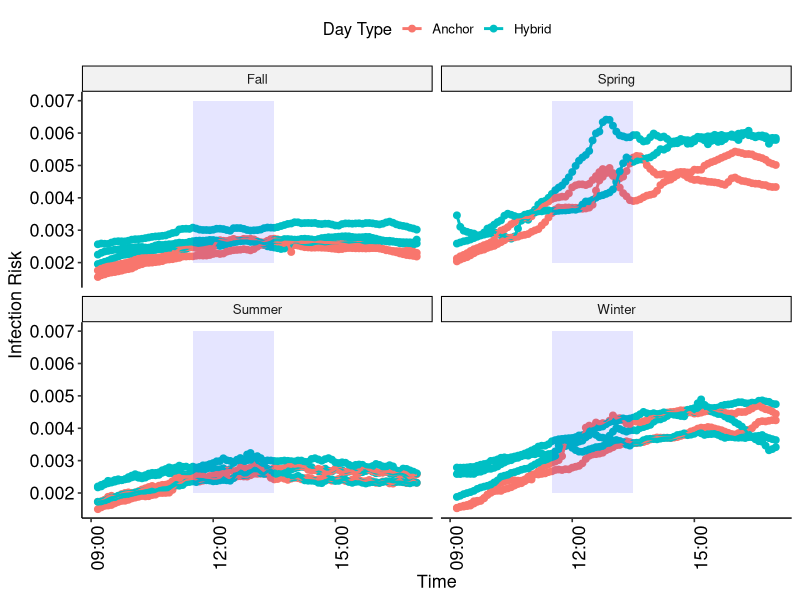
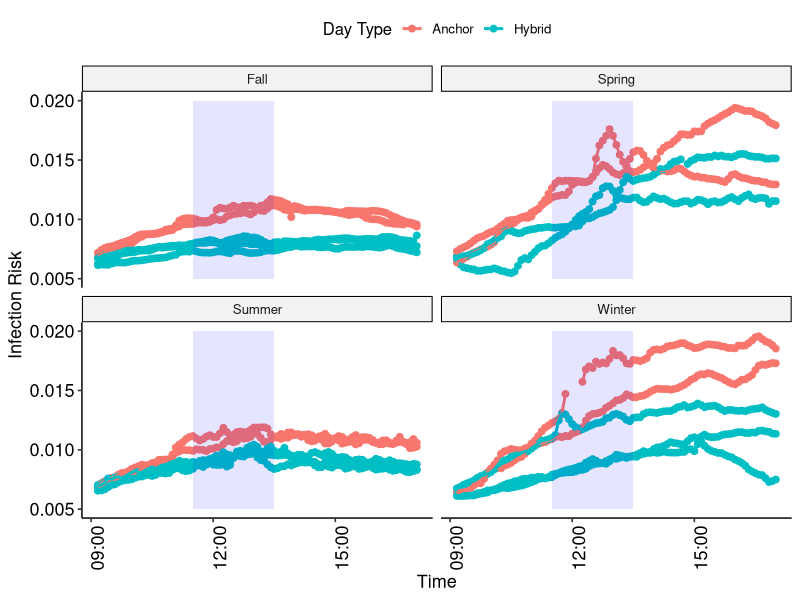
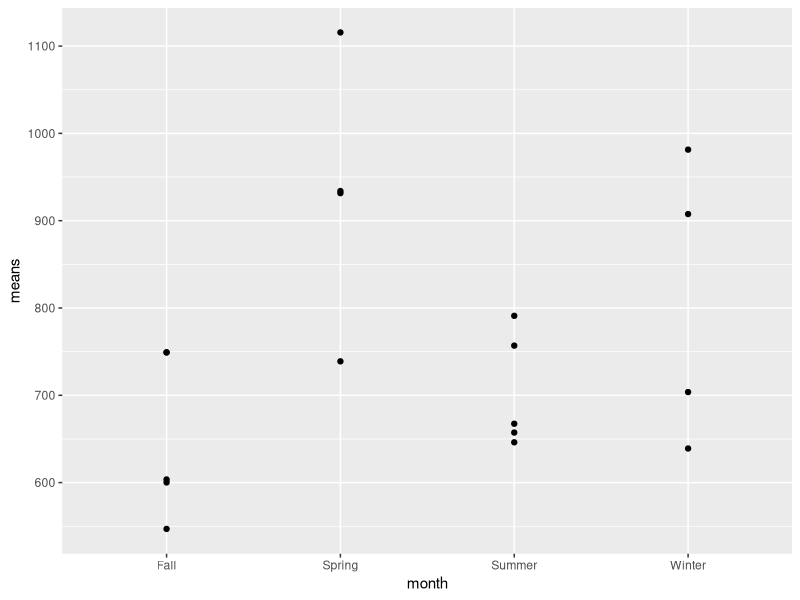

Source code (R) for these figures, in order:
library(readxl)

sensordata<- read_excel("sensor_data_combined_risk_v5_final.xlsx")

#-----------Setting Parameters-------------------------------------------------------------------

C.0<-400/1000000 #assumed ambient CO2 ppm convert to fraction
I<-1 #number of infectors (assumed)
q<-20 #quantum generation rate per person (quanta/hr), from Iwamura & Tsutsumi 2023
t<-5/60 #total exposure time (5 min in units of hr)
C.a<-0.038 #Rudnick & Milton (volume fraction of CO2 added to exhaled breath during breathing)

#calculating f (from Rudnick & Milton) per time point per sensor
sensordata$f.1<-(as.numeric(sensordata$`Sensor 1 CO2`)-C.0)/1000000/C.a
sensordata$f.2<-(as.numeric(sensordata$`Sensor 2 CO2`)-C.0)/1000000/C.a

#averaging f across the two sensors with equation #3
sensordata$f<-sensordata$f.1+sensordata$f.2/2

#----------------------Infection Risk assuming 1 Infected Person in Total Occupancy----------------------

#calculating infection risk with Rudnick & Milton equation #8
sensordata$infectionrisk<-1-exp(-sensordata$f*I*q*t/sensordata$n)

require(ggplot2)
require(ggpubr)

startlunch<-as.POSIXct("1899-12-31 11:30:00")
endlunch<-as.POSIXct("1899-12-31 1:30:00")

ggplot(data=sensordata[sensordata$`Day Type`!="None",],aes(x=Time,y=infectionrisk,group=Day,color=`Day Type`))+geom_point(size=2)+geom_line(size=1)+
  facet_wrap(~Month)+
  scale_x_datetime(name="Time")+
  scale_y_continuous(name="Infection Risk")+
  theme_pubr()+
  annotate("rect",xmin=sensordata$Time[29],xmax=sensordata$Time[53],ymin=0.002,ymax=0.007,alpha=.1,fill="blue")+
  theme(axis.text.x=element_text(angle=90),axis.title = element_text(size=13),
        axis.text=element_text(size=13))

summary(sensordata$infectionrisk[sensordata$Month=="Spring" & sensordata$`Day Type`=="Anchor"])
sd(sensordata$infectionrisk[sensordata$Month=="Spring" & sensordata$`Day Type`=="Anchor"])
summary(sensordata$infectionrisk[sensordata$Month=="Spring" & sensordata$`Day Type`=="Hybrid"])
sd(sensordata$infectionrisk[sensordata$Month=="Spring" & sensordata$`Day Type`=="Hybrid" & !is.na(sensordata$infectionrisk)])


summary(sensordata$infectionrisk[sensordata$Month=="Summer" & sensordata$`Day Type`=="Anchor"])
sd(sensordata$infectionrisk[sensordata$Month=="Summer" & sensordata$`Day Type`=="Anchor"])
summary(sensordata$infectionrisk[sensordata$Month=="Summer" & sensordata$`Day Type`=="Hybrid"])
sd(sensordata$infectionrisk[sensordata$Month=="Summer" & sensordata$`Day Type`=="Hybrid"])

summary(sensordata$infectionrisk[sensordata$Month=="Fall" & sensordata$`Day Type`=="Anchor"])
sd(sensordata$infectionrisk[sensordata$Month=="Fall" & sensordata$`Day Type`=="Anchor"])
summary(sensordata$infectionrisk[sensordata$Month=="Fall" & sensordata$`Day Type`=="Hybrid"])
sd(sensordata$infectionrisk[sensordata$Month=="Fall" & sensordata$`Day Type`=="Hybrid"])

summary(sensordata$infectionrisk[sensordata$Month=="Winter" & sensordata$`Day Type`=="Anchor"])
sd(sensordata$infectionrisk[sensordata$Month=="Winter" & sensordata$`Day Type`=="Anchor"])
summary(sensordata$infectionrisk[sensordata$Month=="Winter" & sensordata$`Day Type`=="Hybrid"])
sd(sensordata$infectionrisk[sensordata$Month=="Winter" & sensordata$`Day Type`=="Hybrid"])

#-----------------Infection Risk assuming same prevalence (ratio of infected person to occupancy)-----------

#assumed prevalence: 20% (1/5)

I<-1
n<-5

#calculating infection risk with Rudnick & Milton equation #8
sensordata$infectionrisk2<-1-exp(-sensordata$f*I*q*t/n)

require(ggplot2)
require(ggpubr)

startlunch<-as.POSIXct("1899-12-31 11:30:00")
endlunch<-as.POSIXct("1899-12-31 1:30:00")

ggplot(data=sensordata[sensordata$`Day Type`!="None",],aes(x=Time,y=infectionrisk2,group=Day,color=`Day Type`))+geom_point(size=2)+geom_line(size=1)+
  facet_wrap(~Month)+
  scale_x_datetime(name="Time")+
  scale_y_continuous(name="Infection Risk")+
  theme_pubr()+
  annotate("rect",xmin=sensordata$Time[29],xmax=sensordata$Time[53],ymin=0.005,ymax=0.02,alpha=.1,fill="blue")+
  theme(axis.text.x=element_text(angle=90),axis.title = element_text(size=13),
        axis.text=element_text(size=13))

summary(sensordata$infectionrisk2[sensordata$Month=="Spring" & sensordata$`Day Type`=="Anchor"])
sd(sensordata$infectionrisk2[sensordata$Month=="Spring" & sensordata$`Day Type`=="Anchor"])
summary(sensordata$infectionrisk2[sensordata$Month=="Spring" & sensordata$`Day Type`=="Hybrid"])
sd(sensordata$infectionrisk2[sensordata$Month=="Spring" & sensordata$`Day Type`=="Hybrid" & !is.na(sensordata$infectionrisk2)])

summary(sensordata$infectionrisk2[sensordata$Month=="Fall" & sensordata$`Day Type`=="Anchor"])
sd(sensordata$infectionrisk2[sensordata$Month=="Fall" & sensordata$`Day Type`=="Anchor"])
summary(sensordata$infectionrisk2[sensordata$Month=="Fall" & sensordata$`Day Type`=="Hybrid"])
sd(sensordata$infectionrisk2[sensordata$Month=="Fall" & sensordata$`Day Type`=="Hybrid" & !is.na(sensordata$infectionrisk2)])

summary(sensordata$infectionrisk2[sensordata$Month=="Summer" & sensordata$`Day Type`=="Anchor"])
sd(sensordata$infectionrisk2[sensordata$Month=="Summer" & sensordata$`Day Type`=="Anchor"])
summary(sensordata$infectionrisk2[sensordata$Month=="Summer" & sensordata$`Day Type`=="Hybrid"])
sd(sensordata$infectionrisk2[sensordata$Month=="Summer" & sensordata$`Day Type`=="Hybrid" & !is.na(sensordata$infectionrisk2)])

summary(sensordata$infectionrisk2[sensordata$Month=="Winter" & sensordata$`Day Type`=="Anchor"])
sd(sensordata$infectionrisk2[sensordata$Month=="Winter" & sensordata$`Day Type`=="Anchor"])
summary(sensordata$infectionrisk2[sensordata$Month=="Winter" & sensordata$`Day Type`=="Hybrid"])
sd(sensordata$infectionrisk2[sensordata$Month=="Winter" & sensordata$`Day Type`=="Hybrid" & !is.na(sensordata$infectionrisk2)])


#summary statistics of f----------------------------------------

summary(sensordata$f[sensordata$Month=="Summer" & sensordata$`Day Type`=="Anchor"])
summary(sensordata$f[sensordata$Month=="Summer" & sensordata$`Day Type`=="Hybrid"])

summary(sensordata$f[sensordata$Month=="Spring" & sensordata$`Day Type`=="Anchor"])
summary(sensordata$f[sensordata$Month=="Spring" & sensordata$`Day Type`=="Hybrid"])

summary(sensordata$f[sensordata$Month=="Winter" & sensordata$`Day Type`=="Anchor"])
summary(sensordata$f[sensordata$Month=="Winter" & sensordata$`Day Type`=="Hybrid"])

summary(sensordata$f[sensordata$Month=="Fall" & sensordata$`Day Type`=="Anchor"])
summary(sensordata$f[sensordata$Month=="Fall" & sensordata$`Day Type`=="Hybrid"])

#What would CO2 be if we assumed 1 ACH------------------------------
anchor<-1141 #(50 people)
peopleanchor<-50
hybrid<-444 #(3 people)
peoplehybrid<-3

#used: https://forhealth.org/tools/co2-calculator/

#calculating f (from Rudnick & Milton) per time point per sensor
anchorf<-(anchor-C.0)/1000000/C.a
hybridf<-(hybrid-C.0)/1000000/C.a


anchorrisk<-1-exp(-anchorf*I*q*t/peopleanchor)
hybridrisk<-1-exp(-hybridf*I*q*t/peoplehybrid)

anchorrisk-hybridrisk

#Statistical models

maxs<-rep(NA,length(table(sensordata$Day)))
means<-rep(NA,length(table(sensordata$Day)))
month<-rep(NA,length(table(sensordata$Day)))
ntotal<-rep(NA,length(table(sensordata$Day)))
  
days<-unique(sensordata$Day)

for (i in 1:length(maxs)){
  maxs[i]<-max(sensordata$`Sensor 2 CO2`[sensordata$Day==days[i]])
  means[i]<-mean(sensordata$`Sensor 2 CO2`[sensordata$Day==days[i]])
  month[i]<-sensordata$Month[sensordata$Day==days[i]][1]
  ntotal[i]<-sensordata$n[sensordata$Day==days[i]][1]
}

frame.all<-data.frame(maxs,means,month,ntotal)
  
sensormodel1<-lm(means~month + ntotal,frame.all)
summary(sensormodel1)

windows()
ggplot(frame.all,aes(x=month,y=means))+
  geom_point()+
  stat_smooth(method = "lm", 
              formula = y ~ x, 
              geom = "smooth") 


sensormodel2<-lm(maxs~month + ntotal,frame.all)
summary(sensormodel2)

library(readr)
occupancy_data <- read_csv("occupancy data.csv") #NEED TO UPDATE WITH OCT/FEB DATA

occupancymodel<-lm(n~Month + `Day Type`,occupancy_data)
summary(occupancymodel)
